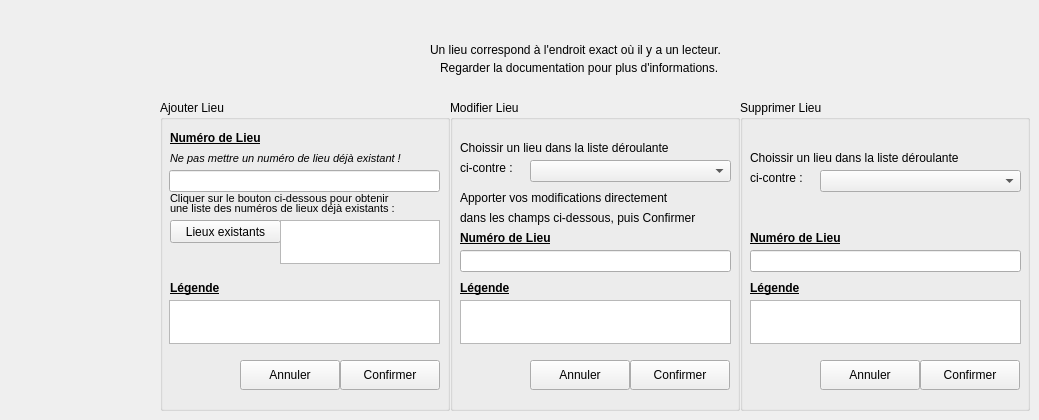
      <widget class="QWidget" name="tbGestionLieu">
       <attribute name="title">
        <string>Gestion des lieux...</string>
       </attribute>
       <widget class="QGroupBox" name="gbAjouterLieu">
        <property name="geometry">
         <rect>
          <x>160</x>
          <y>100</y>
          <width>290</width>
          <height>311</height>
         </rect>
        </property>
        <property name="title">
         <string>Ajouter Lieu</string>
        </property>
        <widget class="QLabel" name="label_66">
         <property name="geometry">
          <rect>
           <x>10</x>
           <y>30</y>
           <width>121</width>
           <height>16</height>
          </rect>
         </property>
         <property name="font">
          <font>
           <weight>75</weight>
           <bold>true</bold>
           <underline>true</underline>
          </font>
         </property>
         <property name="text">
          <string>Numéro de Lieu</string>
         </property>
        </widget>
        <widget class="QLineEdit" name="lEditLieuNumAdd">
         <property name="geometry">
          <rect>
           <x>9</x>
           <y>70</y>
           <width>271</width>
           <height>22</height>
          </rect>
         </property>
        </widget>
        <widget class="QLabel" name="label_67">
         <property name="geometry">
          <rect>
           <x>10</x>
           <y>90</y>
           <width>251</width>
           <height>16</height>
          </rect>
         </property>
         <property name="font">
          <font>
           <pointsize>8</pointsize>
          </font>
         </property>
         <property name="text">
          <string>Cliquer sur le bouton ci-dessous pour obtenir</string>
         </property>
        </widget>
        <widget class="QLabel" name="label_68">
         <property name="geometry">
          <rect>
           <x>10</x>
           <y>100</y>
           <width>271</width>
           <height>16</height>
          </rect>
         </property>
         <property name="font">
          <font>
           <pointsize>8</pointsize>
          </font>
         </property>
         <property name="text">
          <string>une liste des numéros de lieux déjà existants :</string>
         </property>
        </widget>
        <widget class="QPushButton" name="btLieuExistant">
         <property name="geometry">
          <rect>
           <x>10</x>
           <y>120</y>
           <width>111</width>
           <height>23</height>
          </rect>
         </property>
         <property name="text">
          <string>Lieux existants</string>
         </property>
        </widget>
        <widget class="QTextEdit" name="txtLieuExiste">
         <property name="geometry">
          <rect>
           <x>120</x>
           <y>120</y>
           <width>160</width>
           <height>44</height>
          </rect>
         </property>
         <property name="cursor" stdset="0">
          <cursorShape>ForbiddenCursor</cursorShape>
         </property>
         <property name="mouseTracking">
          <bool>false</bool>
         </property>
         <property name="textInteractionFlags">
          <set>Qt::TextSelectableByMouse</set>
         </property>
        </widget>
        <widget class="QLabel" name="label_69">
         <property name="geometry">
          <rect>
           <x>10</x>
           <y>50</y>
           <width>281</width>
           <height>16</height>
          </rect>
         </property>
         <property name="font">
          <font>
           <pointsize>8</pointsize>
           <italic>true</italic>
          </font>
         </property>
         <property name="text">
          <string>Ne pas mettre un numéro de lieu déjà existant !</string>
         </property>
        </widget>
        <widget class="QLabel" name="label_70">
         <property name="geometry">
          <rect>
           <x>10</x>
           <y>180</y>
           <width>61</width>
           <height>16</height>
          </rect>
         </property>
         <property name="font">
          <font>
           <weight>75</weight>
           <bold>true</bold>
           <underline>true</underline>
          </font>
         </property>
         <property name="text">
          <string>Légende</string>
         </property>
        </widget>
        <widget class="QTextEdit" name="txtLieuLegendeAdd">
         <property name="geometry">
          <rect>
           <x>9</x>
           <y>200</y>
           <width>271</width>
           <height>44</height>
          </rect>
         </property>
        </widget>
        <widget class="QPushButton" name="btAnnulerLieuAdd">
         <property name="geometry">
          <rect>
           <x>80</x>
           <y>260</y>
           <width>100</width>
           <height>30</height>
          </rect>
         </property>
         <property name="text">
          <string>Annuler</string>
         </property>
         <property name="icon">
          <iconset>
           <normaloff>C:/Users/Tom/Documents/ECOLE/BTS_IRIS_2/SuPerL/LINUX/FONCTIONNEL_RV1/Projet_Config/ressources/ButtonClose.png</normaloff>C:/Users/Tom/Documents/ECOLE/BTS_IRIS_2/SuPerL/LINUX/FONCTIONNEL_RV1/Projet_Config/ressources/ButtonClose.png</iconset>
         </property>
        </widget>
        <widget class="QPushButton" name="btOkLieuAdd">
         <property name="geometry">
          <rect>
           <x>180</x>
           <y>260</y>
           <width>100</width>
           <height>30</height>
          </rect>
         </property>
         <property name="text">
          <string>Confirmer</string>
         </property>
         <property name="icon">
          <iconset>
           <normaloff>C:/Users/Tom/Documents/ECOLE/BTS_IRIS_2/SuPerL/LINUX/FONCTIONNEL_RV1/Projet_Config/ressources/bt_ok.png</normaloff>C:/Users/Tom/Documents/ECOLE/BTS_IRIS_2/SuPerL/LINUX/FONCTIONNEL_RV1/Projet_Config/ressources/bt_ok.png</iconset>
         </property>
        </widget>
        <widget class="QLabel" name="label_74">
         <property name="geometry">
          <rect>
           <x>230</x>
           <y>0</y>
           <width>51</width>
           <height>51</height>
          </rect>
         </property>
         <property name="text">
          <string/>
         </property>
         <property name="pixmap">
          <pixmap>C:/Users/Tom/Documents/ECOLE/BTS_IRIS_2/SuPerL/LINUX/FONCTIONNEL_RV1/Projet_Config/ressources/new.png</pixmap>
         </property>
        </widget>
       </widget>
       <widget class="QLabel" name="label_72">
        <property name="geometry">
         <rect>
          <x>440</x>
          <y>60</y>
          <width>321</width>
          <height>16</height>
         </rect>
        </property>
        <property name="text">
         <string>Regarder la documentation pour plus d'informations.</string>
        </property>
       </widget>
       <widget class="QGroupBox" name="gbModifierLieu">
        <property name="geometry">
         <rect>
          <x>450</x>
          <y>100</y>
          <width>290</width>
          <height>311</height>
         </rect>
        </property>
        <property name="title">
         <string>Modifier Lieu</string>
        </property>
        <widget class="QLabel" name="label_75">
         <property name="geometry">
          <rect>
           <x>10</x>
           <y>40</y>
           <width>261</width>
           <height>16</height>
          </rect>
         </property>
         <property name="text">
          <string>Choissir un lieu dans la liste déroulante</string>
         </property>
        </widget>
        <widget class="QComboBox" name="cBoxLieuMod">
         <property name="geometry">
          <rect>
           <x>80</x>
           <y>60</y>
           <width>201</width>
           <height>22</height>
          </rect>
         </property>
        </widget>
        <widget class="QLabel" name="label_76">
         <property name="geometry">
          <rect>
           <x>10</x>
           <y>60</y>
           <width>71</width>
           <height>16</height>
          </rect>
         </property>
         <property name="text">
          <string>ci-contre :</string>
         </property>
        </widget>
        <widget class="QLabel" name="label_77">
         <property name="geometry">
          <rect>
           <x>10</x>
           <y>180</y>
           <width>61</width>
           <height>16</height>
          </rect>
         </property>
         <property name="font">
          <font>
           <weight>75</weight>
           <bold>true</bold>
           <underline>true</underline>
          </font>
         </property>
         <property name="text">
          <string>Légende</string>
         </property>
        </widget>
        <widget class="QTextEdit" name="txtLieuLegendeMod">
         <property name="geometry">
          <rect>
           <x>10</x>
           <y>200</y>
           <width>271</width>
           <height>44</height>
          </rect>
         </property>
        </widget>
        <widget class="QLabel" name="label_81">
         <property name="geometry">
          <rect>
           <x>10</x>
           <y>90</y>
           <width>261</width>
           <height>16</height>
          </rect>
         </property>
         <property name="font">
          <font>
           <weight>50</weight>
           <bold>false</bold>
          </font>
         </property>
         <property name="text">
          <string>Apporter vos modifications directement</string>
         </property>
        </widget>
        <widget class="QLabel" name="label_82">
         <property name="geometry">
          <rect>
           <x>10</x>
           <y>110</y>
           <width>271</width>
           <height>16</height>
          </rect>
         </property>
         <property name="text">
          <string>dans les champs ci-dessous, puis Confirmer</string>
         </property>
        </widget>
        <widget class="QPushButton" name="btAnnulerLieuMod">
         <property name="geometry">
          <rect>
           <x>80</x>
           <y>260</y>
           <width>100</width>
           <height>30</height>
          </rect>
         </property>
         <property name="text">
          <string>Annuler</string>
         </property>
         <property name="icon">
          <iconset>
           <normaloff>C:/Users/Tom/Documents/ECOLE/BTS_IRIS_2/SuPerL/LINUX/FONCTIONNEL_RV1/Projet_Config/ressources/ButtonClose.png</normaloff>C:/Users/Tom/Documents/ECOLE/BTS_IRIS_2/SuPerL/LINUX/FONCTIONNEL_RV1/Projet_Config/ressources/ButtonClose.png</iconset>
         </property>
        </widget>
        <widget class="QPushButton" name="btOkLieuMod">
         <property name="geometry">
          <rect>
           <x>180</x>
           <y>260</y>
           <width>100</width>
           <height>30</height>
          </rect>
         </property>
         <property name="text">
          <string>Confirmer</string>
         </property>
         <property name="icon">
          <iconset>
           <normaloff>C:/Users/Tom/Documents/ECOLE/BTS_IRIS_2/SuPerL/LINUX/FONCTIONNEL_RV1/Projet_Config/ressources/bt_ok.png</normaloff>C:/Users/Tom/Documents/ECOLE/BTS_IRIS_2/SuPerL/LINUX/FONCTIONNEL_RV1/Projet_Config/ressources/bt_ok.png</iconset>
         </property>
        </widget>
        <widget class="QLabel" name="label_83">
         <property name="geometry">
          <rect>
           <x>240</x>
           <y>2</y>
           <width>51</width>
           <height>51</height>
          </rect>
         </property>
         <property name="text">
          <string/>
         </property>
         <property name="pixmap">
          <pixmap>C:/Users/Tom/Documents/ECOLE/BTS_IRIS_2/SuPerL/LINUX/FONCTIONNEL_RV1/Projet_Config/ressources/modifier.png</pixmap>
         </property>
        </widget>
        <widget class="QLineEdit" name="lEditLieuNumMod">
         <property name="geometry">
          <rect>
           <x>10</x>
           <y>150</y>
           <width>271</width>
           <height>22</height>
          </rect>
         </property>
        </widget>
        <widget class="QLabel" name="label_153">
         <property name="geometry">
          <rect>
           <x>10</x>
           <y>130</y>
           <width>121</width>
           <height>16</height>
          </rect>
         </property>
         <property name="font">
          <font>
           <weight>75</weight>
           <bold>true</bold>
           <underline>true</underline>
          </font>
         </property>
         <property name="text">
          <string>Numéro de Lieu</string>
         </property>
        </widget>
       </widget>
       <widget class="QGroupBox" name="gbSupprimerLieu">
        <property name="geometry">
         <rect>
          <x>740</x>
          <y>100</y>
          <width>290</width>
          <height>311</height>
         </rect>
        </property>
        <property name="title">
         <string>Supprimer Lieu</string>
        </property>
        <widget class="QLabel" name="label_84">
         <property name="geometry">
          <rect>
           <x>10</x>
           <y>50</y>
           <width>261</width>
           <height>16</height>
          </rect>
         </property>
         <property name="text">
          <string>Choissir un lieu dans la liste déroulante</string>
         </property>
        </widget>
        <widget class="QLabel" name="label_85">
         <property name="geometry">
          <rect>
           <x>10</x>
           <y>70</y>
           <width>71</width>
           <height>16</height>
          </rect>
         </property>
         <property name="text">
          <string>ci-contre :</string>
         </property>
        </widget>
        <widget class="QComboBox" name="cBoxLieuSupp">
         <property name="geometry">
          <rect>
           <x>80</x>
           <y>70</y>
           <width>201</width>
           <height>22</height>
          </rect>
         </property>
        </widget>
        <widget class="QLabel" name="label_86">
         <property name="geometry">
          <rect>
           <x>10</x>
           <y>180</y>
           <width>61</width>
           <height>16</height>
          </rect>
         </property>
         <property name="font">
          <font>
           <weight>75</weight>
           <bold>true</bold>
           <underline>true</underline>
          </font>
         </property>
         <property name="text">
          <string>Légende</string>
         </property>
        </widget>
        <widget class="QTextEdit" name="txtLieuLegendeSupp">
         <property name="geometry">
          <rect>
           <x>10</x>
           <y>200</y>
           <width>271</width>
           <height>44</height>
          </rect>
         </property>
         <property name="cursor" stdset="0">
          <cursorShape>ForbiddenCursor</cursorShape>
         </property>
         <property name="textInteractionFlags">
          <set>Qt::TextSelectableByMouse</set>
         </property>
        </widget>
        <widget class="QPushButton" name="btAnnulerLieuSupp">
         <property name="geometry">
          <rect>
           <x>80</x>
           <y>260</y>
           <width>100</width>
           <height>30</height>
          </rect>
         </property>
         <property name="text">
          <string>Annuler</string>
         </property>
         <property name="icon">
          <iconset>
           <normaloff>C:/Users/Tom/Documents/ECOLE/BTS_IRIS_2/SuPerL/LINUX/FONCTIONNEL_RV1/Projet_Config/ressources/ButtonClose.png</normaloff>C:/Users/Tom/Documents/ECOLE/BTS_IRIS_2/SuPerL/LINUX/FONCTIONNEL_RV1/Projet_Config/ressources/ButtonClose.png</iconset>
         </property>
        </widget>
        <widget class="QPushButton" name="btOkLieuSupp">
         <property name="geometry">
          <rect>
           <x>180</x>
           <y>260</y>
           <width>100</width>
           <height>30</height>
          </rect>
         </property>
         <property name="text">
          <string>Confirmer</string>
         </property>
         <property name="icon">
          <iconset>
           <normaloff>C:/Users/Tom/Documents/ECOLE/BTS_IRIS_2/SuPerL/LINUX/FONCTIONNEL_RV1/Projet_Config/ressources/bt_ok.png</normaloff>C:/Users/Tom/Documents/ECOLE/BTS_IRIS_2/SuPerL/LINUX/FONCTIONNEL_RV1/Projet_Config/ressources/bt_ok.png</iconset>
         </property>
        </widget>
        <widget class="QLabel" name="label_88">
         <property name="geometry">
          <rect>
           <x>230</x>
           <y>0</y>
           <width>51</width>
           <height>51</height>
          </rect>
         </property>
         <property name="text">
          <string/>
         </property>
         <property name="pixmap">
          <pixmap>C:/Users/Tom/Documents/ECOLE/BTS_IRIS_2/SuPerL/LINUX/FONCTIONNEL_RV1/Projet_Config/ressources/supprimer.png</pixmap>
         </property>
        </widget>
        <widget class="QLineEdit" name="lEditLieuNumSupp">
         <property name="geometry">
          <rect>
           <x>10</x>
           <y>150</y>
           <width>271</width>
           <height>22</height>
          </rect>
         </property>
        </widget>
        <widget class="QLabel" name="label_154">
         <property name="geometry">
          <rect>
           <x>10</x>
           <y>130</y>
           <width>121</width>
           <height>16</height>
          </rect>
         </property>
         <property name="font">
          <font>
           <weight>75</weight>
           <bold>true</bold>
           <underline>true</underline>
          </font>
         </property>
         <property name="text">
          <string>Numéro de Lieu</string>
         </property>
        </widget>
       </widget>
       <widget class="QLabel" name="label_71">
        <property name="geometry">
         <rect>
          <x>430</x>
          <y>40</y>
          <width>351</width>
          <height>20</height>
         </rect>
        </property>
        <property name="text">
         <string>Un lieu correspond à l'endroit exact où il y a un lecteur.</string>
        </property>
       </widget>
      </widget>
